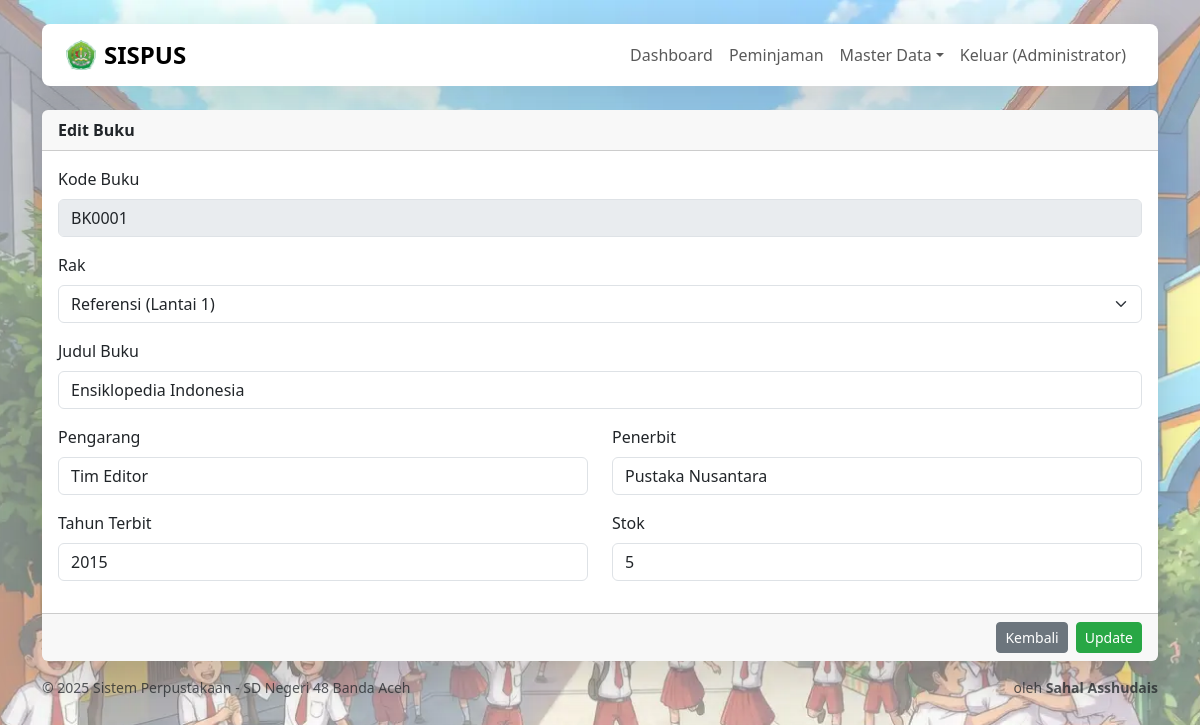
The app's page /index.php?url=buku/edit/BK0001 (signed in) with its own data.
### tables this page shows
CREATE TABLE IF NOT EXISTS buku (
    kode_buku VARCHAR(50) PRIMARY KEY,
    id_rak INT NOT NULL,
    judul_buku VARCHAR(200) NOT NULL,
    pengarang VARCHAR(150),
    penerbit VARCHAR(150),
    tahun_terbit INT,
    stok INT DEFAULT 0,
    created_at TIMESTAMP DEFAULT CURRENT_TIMESTAMP,
    CONSTRAINT fk_buku_rak FOREIGN KEY (id_rak) REFERENCES rak(id_rak) ON DELETE CASCADE
);

CREATE TABLE IF NOT EXISTS rak (
    id_rak INT AUTO_INCREMENT PRIMARY KEY,
    nama_rak VARCHAR(50) NOT NULL,
    lokasi VARCHAR(100) NOT NULL
);

### core/View.php (called while the page is built, shortened)
<?php
class View
{
    public static function render(string $view, array $params = [], string $layout = 'layouts/main'): void
    {
        $viewFile = __DIR__ . '/../app/Views/' . $view . '.php';
        extract($params, EXTR_SKIP);
        require $viewFile;
    }
}

### core/Controller.php (called while the page is built, shortened)
<?php
class Controller
{
    protected function view(string $view, array $params = [], string $layout = 'layouts/main'): void
    {
        View::render($view, $params, $layout);
    }
}

### app/Controllers/BukuController.php (called while the page is built, shortened)
<?php
class BukuController extends Controller
{
    public function edit(string $kode)
    {
        $buku = Buku::find($kode);
        $raks = Rak::all();
        $this->view('buku/edit', ['buku' => $buku, 'raks' => $raks]);
    }
}

### public/index.php (called while the page is built, shortened)
<?php
$url = $_GET['url'] ?? '';
$url = trim($url, '/');
$segments = $url !== '' ? explode('/', $url) : ['home', 'index'];
$methodName = preg_replace('/[^a-zA-Z0-9_]/', '', strtolower($segments[1] ?? 'index'));
$params = array_slice($segments, 2);
$controller = new $controllerClass();
call_user_func_array([$controller, $methodName], $params);

### app/Models/Buku.php (called while the page is built, shortened)
<?php
class Buku
{
    public static function find(string $kode): ?array
    {
        $pdo = Database::getInstance()->pdo();
        $stmt = $pdo->prepare('SELECT * FROM buku WHERE kode_buku = :kode');
        $stmt->execute([':kode' => $kode]);
        $row = $stmt->fetch();
        return $row ?: null;
    }
}

### app/Models/Rak.php (called while the page is built, shortened)
<?php
class Rak
{
    public static function all(): array
    {
        $pdo = Database::getInstance()->pdo();
        $stmt = $pdo->query('
            SELECT r.*,
                   (SELECT COUNT(*) FROM buku b WHERE b.id_rak = r.id_rak) AS jumlah_buku
            FROM rak r
            ORDER BY r.nama_rak ASC
        ');
        return $stmt->fetchAll();
    }
}

### core/Session.php (called while the page is built, shortened)
<?php
class Session
{
    public static function getFlash(string $key, $default = null)
    {
        $value = $_SESSION['flash'][$key] ?? $default;
        return $value;
    }
}

### app/Views/buku/edit.php (the view, shortened to what this page needs)
<?php
$errors = Session::getFlash('errors', []);
$old = Session::getFlash('old', $buku);
?>
<form action="/index.php?url=buku/update/<?= $buku['kode_buku'] ?>" method="post" class="needs-validation card shadow-lg border-0" novalidate>
    <div class="card-header d-flex justify-content-between align-items-center">
        <p class="mb-0 fw-bold">Edit Buku</p>
    </div>
    <div class="card-body">
        <div class="mb-3">
            <label class="form-label">Kode Buku</label>
            <input type="text" class="form-control" value="<?= htmlspecialchars($buku['kode_buku']) ?>" disabled>
        </div>
        <div class="mb-3">
            <label for="id_rak" class="form-label">Rak</label>
            <select class="form-select <?= isset($errors['id_rak']) ? 'is-invalid' : '' ?>" id="id_rak" name="id_rak" required>
                <?php foreach ($raks as $rak): ?>
                    <option value="<?= $rak['id_rak'] ?>" <?= ($old['id_rak'] ?? $buku['id_rak']) == $rak['id_rak'] ? 'selected' : '' ?>>
                        <?= htmlspecialchars($rak['nama_rak']) ?> (<?= htmlspecialchars($rak['lokasi']) ?>)
                    </option>
                <?php endforeach; ?>
            </select>
        </div>
        <div class="mb-3">
            <label for="judul_buku" class="form-label">Judul Buku</label>
            <input type="text" class="form-control <?= isset($errors['judul_buku']) ? 'is-invalid' : '' ?>" id="judul_buku" name="judul_buku" value="<?= $old['judul_buku'] ?? $buku['judul_buku'] ?>" required>
        </div>
        <div class="row">
            <div class="col-md-6 mb-3">
                <label for="pengarang" class="form-label">Pengarang</label>
                <input type="text" class="form-control" id="pengarang" name="pengarang" value="<?= $old['pengarang'] ?? $buku['pengarang'] ?>">
            </div>
            <div class="col-md-6 mb-3">
                <label for="penerbit" class="form-label">Penerbit</label>
                <input type="text" class="form-control" id="penerbit" name="penerbit" value="<?= $old['penerbit'] ?? $buku['penerbit'] ?>">
            </div>
        </div>
        <div class="row">
            <div class="col-md-6 mb-3">
                <label for="tahun_terbit" class="form-label">Tahun Terbit</label>
                <input type="number" class="form-control" id="tahun_terbit" name="tahun_terbit" value="<?= $old['tahun_terbit'] ?? $buku['tahun_terbit'] ?>">
            </div>
            <div class="col-md-6 mb-3">
                <label for="stok" class="form-label">Stok</label>
                <input type="number" class="form-control <?= isset($errors['stok']) ? 'is-invalid' : '' ?>" id="stok" name="stok" value="<?= $old['stok'] ?? $buku['stok'] ?>" required>
            </div>
        </div>
    </div>
    <div class="card-footer d-flex justify-content-end gap-2">
        <a href="/index.php?url=buku/index" class="btn btn-sm btn-secondary">Kembali</a>
        <button type="submit" class="btn btn-sm btn-primary">Update</button>
    </div>
</form>

### app/Views/layouts/main.php (style rules this page uses)
:root { --bs-success:#28a745; }
.btn-primary { --bs-btn-color: #fff; --bs-btn-bg: var(--bs-success); --bs-btn-border-color: var(--bs-success); --bs-btn-hover-color: #fff; --bs-btn-hover-bg: #218838; --bs-btn-hover-border-color: #1e7e34; --bs-btn-focus-shadow-rgb: 60,153,110; --bs-btn-active-color: #fff; --bs-btn-active-bg: #1e7e34; --bs-btn-active-border-color: #1c7430; --bs-btn-disabled-bg: var(--bs-success); --bs-btn-disabled-border-color: var(--bs-success); }
.background-image { background-image: url('/assets/images/background.webp'); background-size: cover; background-position: center; background-repeat: no-repeat; height: 100vh; }

### records on screen
buku: kode_buku "BK0001", id_rak "Referensi (Lantai 1)", judul_buku "Ensiklopedia Indonesia", pengarang "Tim Editor", penerbit "Pustaka Nusantara", tahun_terbit "2015", stok "5"

### other values on screen
$user['name'] "Administrator"
